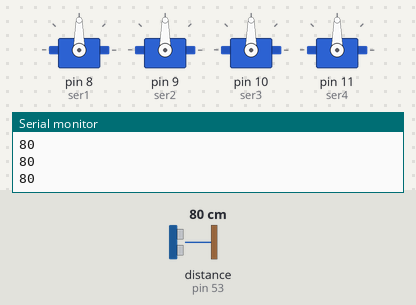
Recording of a sketch running on a simulated Arduino Uno, built with avr-gcc and run on an emulated ATmega328P. Parts: 4 × servo, the last lines printed to the serial monitor. The inputs (shaded band) are chosen by the test bench; at power-on: distance to the obstacle (sensor on pin 53) 80 cm.

Above: at 1.2 s.
1.3 s: distance to the obstacle (sensor on pin 53) set to 6 cm
2.8 s: distance to the obstacle (sensor on pin 53) set to 3 cm
At 2.95 s:
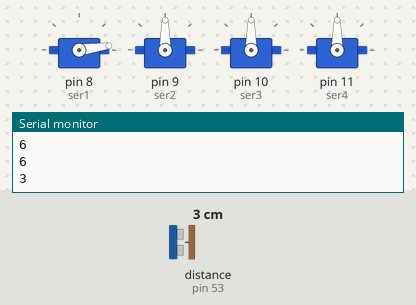
At 5.36 s:
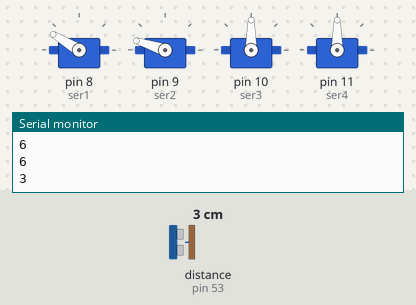
Timing chart, 0 to 17.8 s (numbered marks = the images above; inputs shaded):
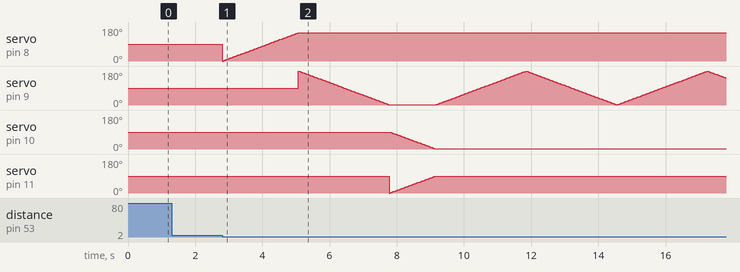

Measured:
- the behaviour switches between 5 and 4 cm on distance to the obstacle (sensor on pin 53) (found by bisection; images 0 and 1)

The sketch:

TestAnjas.ino
```cpp
#include <HCSR04.h>
#include <Servo.h>

UltraSonicDistanceSensor distanceSensor(52, 53);  // Initialize sensor that uses digital pins 13 and 12.

int dis_depan;

Servo ser1;  // create servo object to control a servo
Servo ser2;  // create servo object to control a servo
Servo ser3;  // create servo object to control a servo
Servo ser4;  // create servo object to control a servo

int serA = 0;
int serB = 180;
int serC = 90;

bool geser = false;
bool turun = false;
bool capit = false;

void setup () {
  Serial.begin(9600);  // We initialize serial connection so that we could print values from sensor.
  ser1.attach(8);  // attaches the servo on pin 9 to the servo object
  ser2.attach(9);  // attaches the servo on pin 9 to the servo object
  ser3.attach(10);  // attaches the servo on pin 9 to the servo object
  ser4.attach(11);  // attaches the servo on pin 9 to the servo object
}

void loop () {
  // Every 500 miliseconds, do a measurement using the sensor and print the distance in centimeters.
  dis_depan = distanceSensor.measureDistanceCm();
  Serial.println(dis_depan);

  if (dis_depan < 5) {
    if (!geser) {
      for (int i = serA; i < 150; i++) {
        ser1.write(i);              // tell servo to go to position in variable 'pos'
        delay(15);
        serA = i;
      }
      geser = true;
    }
    if (geser && !turun) {
      for (int i = serB; i > 0; i--) {
        ser2.write(i);              // tell servo to go to position in variable 'pos'
        delay(15);
        serB = i;
      }
      turun = true;
    }
    if (turun && !capit) {
      for (int i = serC; i > 0; i--) {
        ser3.write(i);              // tell servo to go to position in variable 'pos'
        ser4.write(map(i, 0, 90, 90, 0));          // tell servo to go to position in variable 'pos'
        delay(15);
        serC = i;
      }
      capit = true;
    }
    if (capit && turun) {
      for (int i = serB; i < 180; i++) {
        ser2.write(i);              // tell servo to go to position in variable 'pos'
        delay(15);
        serB = i;
      }
      turun = false;
    }
  }
}
```
